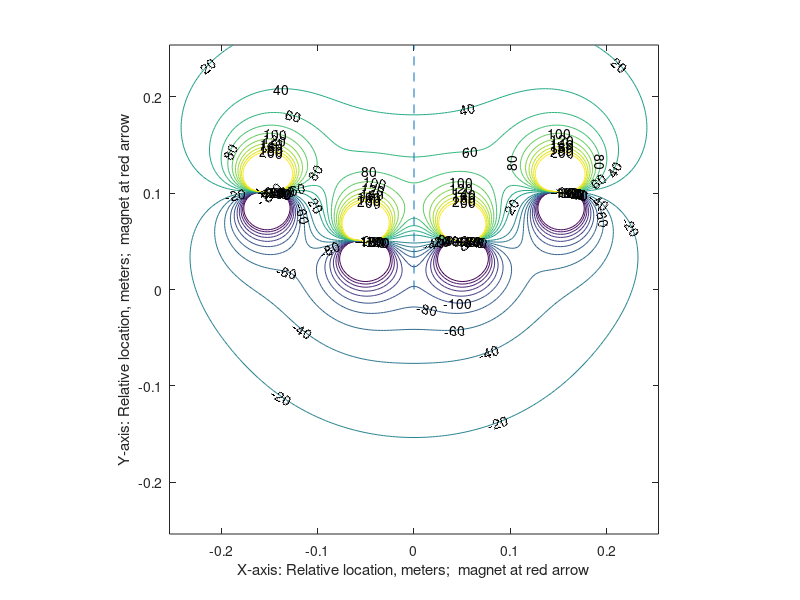

This chart was generated by the following MATLAB code: (Note: this script raises an error after producing the figure.)
% Compute magnetic field in one plane around dipole 
% with known radius, a, and magnetization, M.
% Dipole is aligned with y axis, where theta defined as zero.
% Display centers of square grid elements.

clear

format short

Mag = 11e5;             % magnetization of rare earth magnet, amps/meter
a = (0.75/2) / 39.37;   % magnet radius, meters
mu_0 = 4*pi*1e-7;       % permeability of vacuum, farads/meter
S = 2 / 39.37;          % Physical side length of each square, meters
N_0 = 5;                % Number of squares in the half-side length of calculation domain
F = 16;                 % Fineness factor: number of points calculated along each square
                        % side length; make > 1 for smooth plot.
N =   1 + 2*F*N_0;      % Number of calculation squares, odd, in array
dx = S/F;               % Physical step size in calculated grid: small for smoothness; needed for gradient calculation

XC = 1 + (N-1)/2;
YC = 1 + (N-1)/2;

%location of first magnet
Xshift1 = S;
Yshift1 = -S;

%set Xdist & Ydist
[Xdist, Ydist] = meshgrid(1:N, 1:N);
Xdist = dx*(Xdist-XC);
Ydist = dx*(Ydist-YC);

%Shift first magnet appropriately
Xdist = Xdist+Xshift1;
Ydist = Ydist+Yshift1;

%calculate angle of first magnet
rho1 = ((Xdist.^2) + (Ydist.^2)).^0.5;
Theta1 = atan2(Ydist, Xdist);
Theta1 = Theta1 - pi/2; % Put theta = 0 along vertical axis (y axis).

% Potential of 3-D dipole, SFW, p 350,
% with p = 4*pi * a^3 * Mag / 3
% Phi = cos(Theta);
% Phi = Phi  ./ rho .^2;
% Phi = Phi  * 4*pi * Mag * a^3 / 3;
% Phi = Phi  / (4*pi);
Phi1 = cos(Theta1)*Mag*a^3./(3*rho1.^2);   %Calculate potential, condensed into one line

%shift location of second magnet
Xshift2 = -S;
Yshift2 = -S;

%reset Xdist & Ydist
[Xdist, Ydist] = meshgrid(1:N, 1:N);
Xdist = dx*(Xdist-XC);
Ydist = dx*(Ydist-YC);

%shift magnet 2
Xdist = Xdist+Xshift2;
Ydist = Ydist+Yshift2;

%calculate angle of second magnet
rho2 = ((Xdist.^2) + (Ydist.^2)).^0.5;
Theta2 = atan2(Ydist, Xdist);
Theta2 = Theta2 - pi/2; % Put theta = 0 along vertical axis (y axis).

%calculate potential
Phi2 = cos(Theta2)*Mag*a^3./(3*rho2.^2);   %condensed into one line

%location of third magnet
Xshift3 = -3*S;
Yshift3 = -2*S;

%reset Xdist & Ydist
[Xdist, Ydist] = meshgrid(1:N, 1:N);
Xdist = dx*(Xdist-XC);
Ydist = dx*(Ydist-YC);

%Shift third magnet appropriately
Xdist = Xdist+Xshift3;
Ydist = Ydist+Yshift3;

%calculate angle of first magnet
rho3 = ((Xdist.^2) + (Ydist.^2)).^0.5;
Theta3 = atan2(Ydist, Xdist);
Theta3 = Theta3 - pi/2; % Put theta = 0 along vertical axis (y axis).

% Potential of 3-D dipole, SFW, p 350,
% with p = 4*pi * a^3 * Mag / 3
% Phi = cos(Theta);
% Phi = Phi  ./ rho .^2;
% Phi = Phi  * 4*pi * Mag * a^3 / 3;
% Phi = Phi  / (4*pi);
Phi3 = cos(Theta3)*Mag*a^3./(3*rho3.^2);   %Calculate potential, condensed into one line

%location of fourth magnet
Xshift4 = 3*S;
Yshift4 = -2*S;

%reset Xdist & Ydist
[Xdist, Ydist] = meshgrid(1:N, 1:N);
Xdist = dx*(Xdist-XC);
Ydist = dx*(Ydist-YC);

%Shift fourth magnet appropriately
Xdist = Xdist+Xshift4;
Ydist = Ydist+Yshift4;

%calculate angle of fourth magnet
rho4 = ((Xdist.^2) + (Ydist.^2)).^0.5;
Theta4 = atan2(Ydist, Xdist);
Theta4 = Theta4 - pi/2; % Put theta = 0 along vertical axis (y axis).

% Potential of 3-D dipole, SFW, p 350,
% with p = 4*pi * a^3 * Mag / 3
% Phi = cos(Theta);
% Phi = Phi  ./ rho .^2;
% Phi = Phi  * 4*pi * Mag * a^3 / 3;
% Phi = Phi  / (4*pi);
Phi4 = cos(Theta4)*Mag*a^3./(3*rho4.^2);   %Calculate potential, condensed into one line

%total potential is sum of the magnets!
Phi = Phi1+Phi2+Phi3+Phi4;

% Labels for axes of contour plot, meters
X = 1:N;
X = X - floor(N/2) - 1;
X = dx * X;
Y = X;

Levels = 20:20:200;    % Levels to be labeled in potential contour plot
q = length(Levels);
Levels(q+1:2*q) = -Levels;      % Include symmetric negative levels

figure(1)
[C, H] = contour(X, Y, Phi, Levels);
clabel(C, H, Levels)
xlabel('X-axis: Relative location, meters;  magnet at red arrow')
ylabel('Y-axis: Relative location, meters;  magnet at red arrow')
grid off
axis equal
hold on
plot([0 0],[0 max(Y)], '--')
% Plot an 'X' at center of each square on playing grid
q = (N-1)/(2*F);
for i=(-q+1):1:(q-1)
    for j=(-q):1:(q)
        plot(dx*F*(i), dx*F*(j),'X');
    end
end
hold off
% Draw arrow at location of magnet.
% Add offset to X and Y vectors to shift arrow to new location.
hold on
plot([0 0 -0.0025 0 0.0025]-Xshift1, [-0.005 0.005 0.0025 0.005 0.0025]-Yshift1, 'r', 'LineWidth',1.5)
plot([0 0 -0.0025 0 0.0025]-Xshift2, [-0.005 0.005 0.0025 0.005 0.0025]-Yshift2, 'r', 'LineWidth',1.5)
plot([0 0 -0.0025 0 0.0025]-Xshift3, [-0.005 0.005 0.0025 0.005 0.0025]-Yshift3, 'r', 'LineWidth',1.5)
plot([0 0 -0.0025 0 0.0025]-Xshift4, [-0.005 0.005 0.0025 0.005 0.0025]-Yshift4, 'r', 'LineWidth',1.5)
hold off
title('Potential Phi;  X denotes center of each square')
text(S/4, 0.55*max(Y), 'Theta=0: orientation of dipole')
text(S/4, 0.50*max(Y), 'Positive theta is CCW, as usual')
figure(gcf)
axis([-0.24 0.24 -0.01 0.24])
orient portrait

% Take gradient of potential to find fields:
[B_x, B_y] = gradient(Phi, dx);
B_x = - B_x;
B_y = - B_y;
B_x = mu_0 * 1000 * B_x;  % Convert to B, then to milliTesla
B_x = abs(B_x);
B_y = mu_0 * 1000 * B_y;  % Convert to B, then to milliTesla
B_y = abs(B_y);

Levels = [ 0.5 1 4];    % Levels to be labeled in field contour plot
q = length(Levels);
Levels(q+1:2*q) = -Levels;      % Include symmetric negative levels

figure(2)
[C, H] = contour(X, Y, B_y, Levels);
clabel(C, H, Levels)
xlabel('X-axis: Relative location, meters;  magnet at red arrow')
ylabel('Y-axis: Relative location, meters;  magnet at red arrow')
grid off
axis equal
hold on
plot([0 0],[0 max(Y)], '--')
% Plot an 'X' at center of each square on playing grid
q = (N-1)/(2*F);
for i=(-q+1):1:(q-1)
    for j=(-q):1:(q)
        plot(dx*F*(i), dx*F*(j),'X');
    end
end
hold off
% Draw arrow at location of magnet.
% Add offset to X and Y vectors to shift arrow to new location.
hold on
plot([0 0 -0.0025 0 0.0025]-Xshift1, [-0.005 0.005 0.0025 0.005 0.0025]-Yshift1, 'r', 'LineWidth',1.5)
plot([0 0 -0.0025 0 0.0025]-Xshift2, [-0.005 0.005 0.0025 0.005 0.0025]-Yshift2, 'r', 'LineWidth',1.5)
plot([0 0 -0.0025 0 0.0025]-Xshift3, [-0.005 0.005 0.0025 0.005 0.0025]-Yshift3, 'r', 'LineWidth',1.5)
plot([0 0 -0.0025 0 0.0025]-Xshift4, [-0.005 0.005 0.0025 0.005 0.0025]-Yshift4, 'r', 'LineWidth',1.5)
hold off
title('Absolute Value of Y-directed B field, in milliTesla;  X denotes center of each square')
text(S/4, 0.85*max(Y), 'Theta=0: orientation of dipole')
text(S/4, 0.80*max(Y), 'Positive theta is CCW, as usual')
text(-0.23, 0.85*max(Y), 'Array design by <YOUR NAME>')
figure(gcf)
axis([-0.24 0.24 -0.01 0.24])
orient portrait

figure(3)
[C, H] = contour(X, Y, B_x, Levels);
clabel(C, H, Levels)
xlabel('X-axis: Relative location, meters;  magnet at red arrow')
ylabel('Y-axis: Relative location, meters;  magnet at red arrow')
grid off
axis equal
hold on
plot([0 0],[0 max(Y)], '--')
% Plot an 'X' at center of each square on playing grid
q = (N-1)/(2*F);
for i=(-q+1):1:(q-1)
    for j=(-q):1:(q)
        plot(dx*F*(i), dx*F*(j),'X');
    end
end
hold off
% Draw arrow at location of magnet.
% Add offset to X and Y vectors to shift arrow to new location.
hold on
plot([0 0 -0.0025 0 0.0025]-Xshift1, [-0.005 0.005 0.0025 0.005 0.0025]-Yshift1, 'r', 'LineWidth',1.5)
plot([0 0 -0.0025 0 0.0025]-Xshift2, [-0.005 0.005 0.0025 0.005 0.0025]-Yshift2, 'r', 'LineWidth',1.5)
plot([0 0 -0.0025 0 0.0025]-Xshift3, [-0.005 0.005 0.0025 0.005 0.0025]-Yshift3, 'r', 'LineWidth',1.5)
plot([0 0 -0.0025 0 0.0025]-Xshift4, [-0.005 0.005 0.0025 0.005 0.0025]-Yshift4, 'r', 'LineWidth',1.5)
hold off
title('Absolute Value of X-directed B field, in milliTesla;  X denotes center of each square')
text(S/4, 0.85*max(Y), 'Theta=0: orientation of dipole')
text(S/4, 0.80*max(Y), 'Positive theta is CCW, as usual')
text(-0.23, 0.85*max(Y), 'Array design by <YOUR NAME>')
figure(gcf)
axis([-0.24 0.24 -0.01 0.24])
orient portrait